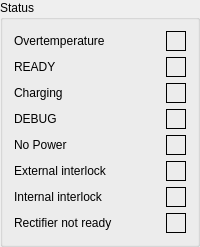
           <widget class="QGroupBox" name="groupBox_2">
            <property name="sizePolicy">
             <sizepolicy hsizetype="Minimum" vsizetype="Minimum">
              <horstretch>0</horstretch>
              <verstretch>0</verstretch>
             </sizepolicy>
            </property>
            <property name="title">
             <string>Status</string>
            </property>
            <layout class="QGridLayout" name="gridLayout_2" columnstretch="10,0">
             <item row="0" column="0">
              <widget class="QLabel" name="label">
               <property name="text">
                <string>Overtemperature</string>
               </property>
              </widget>
             </item>
             <item row="0" column="1">
              <widget class="LEDindicator" name="ZU_LED_S0" native="true">
               <property name="sizePolicy">
                <sizepolicy hsizetype="Fixed" vsizetype="Fixed">
                 <horstretch>0</horstretch>
                 <verstretch>0</verstretch>
                </sizepolicy>
               </property>
               <property name="minimumSize">
                <size>
                 <width>20</width>
                 <height>20</height>
                </size>
               </property>
               <property name="baseSize">
                <size>
                 <width>20</width>
                 <height>20</height>
                </size>
               </property>
               <property name="styleSheet">
                <string notr="true">border: 1 solid black	</string>
               </property>
              </widget>
             </item>
             <item row="1" column="0">
              <widget class="QLabel" name="label_2">
               <property name="text">
                <string>READY</string>
               </property>
              </widget>
             </item>
             <item row="1" column="1">
              <widget class="LEDindicator" name="ZU_LED_S1" native="true">
               <property name="sizePolicy">
                <sizepolicy hsizetype="Fixed" vsizetype="Fixed">
                 <horstretch>0</horstretch>
                 <verstretch>0</verstretch>
                </sizepolicy>
               </property>
               <property name="minimumSize">
                <size>
                 <width>20</width>
                 <height>20</height>
                </size>
               </property>
               <property name="baseSize">
                <size>
                 <width>20</width>
                 <height>20</height>
                </size>
               </property>
               <property name="styleSheet">
                <string notr="true">border: 1 solid black	</string>
               </property>
              </widget>
             </item>
             <item row="2" column="0">
              <widget class="QLabel" name="label_3">
               <property name="text">
                <string>Charging</string>
               </property>
              </widget>
             </item>
             <item row="2" column="1">
              <widget class="LEDindicator" name="ZU_LED_S2" native="true">
               <property name="sizePolicy">
                <sizepolicy hsizetype="Fixed" vsizetype="Fixed">
                 <horstretch>0</horstretch>
                 <verstretch>0</verstretch>
                </sizepolicy>
               </property>
               <property name="minimumSize">
                <size>
                 <width>20</width>
                 <height>20</height>
                </size>
               </property>
               <property name="baseSize">
                <size>
                 <width>20</width>
                 <height>20</height>
                </size>
               </property>
               <property name="styleSheet">
                <string notr="true">border: 1 solid black	</string>
               </property>
              </widget>
             </item>
             <item row="3" column="0">
              <widget class="QLabel" name="label_4">
               <property name="text">
                <string>DEBUG</string>
               </property>
              </widget>
             </item>
             <item row="3" column="1">
              <widget class="LEDindicator" name="ZU_LED_S3" native="true">
               <property name="sizePolicy">
                <sizepolicy hsizetype="Fixed" vsizetype="Fixed">
                 <horstretch>0</horstretch>
                 <verstretch>0</verstretch>
                </sizepolicy>
               </property>
               <property name="minimumSize">
                <size>
                 <width>20</width>
                 <height>20</height>
                </size>
               </property>
               <property name="baseSize">
                <size>
                 <width>20</width>
                 <height>20</height>
                </size>
               </property>
               <property name="styleSheet">
                <string notr="true">border: 1 solid black	</string>
               </property>
              </widget>
             </item>
             <item row="4" column="0">
              <widget class="QLabel" name="label_5">
               <property name="text">
                <string>No Power</string>
               </property>
              </widget>
             </item>
             <item row="4" column="1">
              <widget class="LEDindicator" name="ZU_LED_S4" native="true">
               <property name="sizePolicy">
                <sizepolicy hsizetype="Fixed" vsizetype="Fixed">
                 <horstretch>0</horstretch>
                 <verstretch>0</verstretch>
                </sizepolicy>
               </property>
               <property name="minimumSize">
                <size>
                 <width>20</width>
                 <height>20</height>
                </size>
               </property>
               <property name="baseSize">
                <size>
                 <width>20</width>
                 <height>20</height>
                </size>
               </property>
               <property name="styleSheet">
                <string notr="true">border: 1 solid black	</string>
               </property>
              </widget>
             </item>
             <item row="5" column="0">
              <widget class="QLabel" name="label_6">
               <property name="text">
                <string>External interlock</string>
               </property>
              </widget>
             </item>
             <item row="5" column="1">
              <widget class="LEDindicator" name="ZU_LED_S5" native="true">
               <property name="sizePolicy">
                <sizepolicy hsizetype="Fixed" vsizetype="Fixed">
                 <horstretch>0</horstretch>
                 <verstretch>0</verstretch>
                </sizepolicy>
               </property>
               <property name="minimumSize">
                <size>
                 <width>20</width>
                 <height>20</height>
                </size>
               </property>
               <property name="baseSize">
                <size>
                 <width>20</width>
                 <height>20</height>
                </size>
               </property>
               <property name="styleSheet">
                <string notr="true">border: 1 solid black	</string>
               </property>
              </widget>
             </item>
             <item row="6" column="0">
              <widget class="QLabel" name="label_7">
               <property name="text">
                <string>Internal interlock</string>
               </property>
              </widget>
             </item>
             <item row="6" column="1">
              <widget class="LEDindicator" name="ZU_LED_S6" native="true">
               <property name="sizePolicy">
                <sizepolicy hsizetype="Fixed" vsizetype="Fixed">
                 <horstretch>0</horstretch>
                 <verstretch>0</verstretch>
                </sizepolicy>
               </property>
               <property name="minimumSize">
                <size>
                 <width>20</width>
                 <height>20</height>
                </size>
               </property>
               <property name="baseSize">
                <size>
                 <width>20</width>
                 <height>20</height>
                </size>
               </property>
               <property name="styleSheet">
                <string notr="true">border: 1 solid black	</string>
               </property>
              </widget>
             </item>
             <item row="7" column="0">
              <widget class="QLabel" name="label_8">
               <property name="text">
                <string>Rectifier not ready</string>
               </property>
              </widget>
             </item>
             <item row="7" column="1">
              <widget class="LEDindicator" name="ZU_LED_S7" native="true">
               <property name="sizePolicy">
                <sizepolicy hsizetype="Fixed" vsizetype="Fixed">
                 <horstretch>0</horstretch>
                 <verstretch>0</verstretch>
                </sizepolicy>
               </property>
               <property name="minimumSize">
                <size>
                 <width>20</width>
                 <height>20</height>
                </size>
               </property>
               <property name="baseSize">
                <size>
                 <width>20</width>
                 <height>20</height>
                </size>
               </property>
               <property name="styleSheet">
                <string notr="true">border: 1 solid black	</string>
               </property>
              </widget>
             </item>
            </layout>
           </widget>
